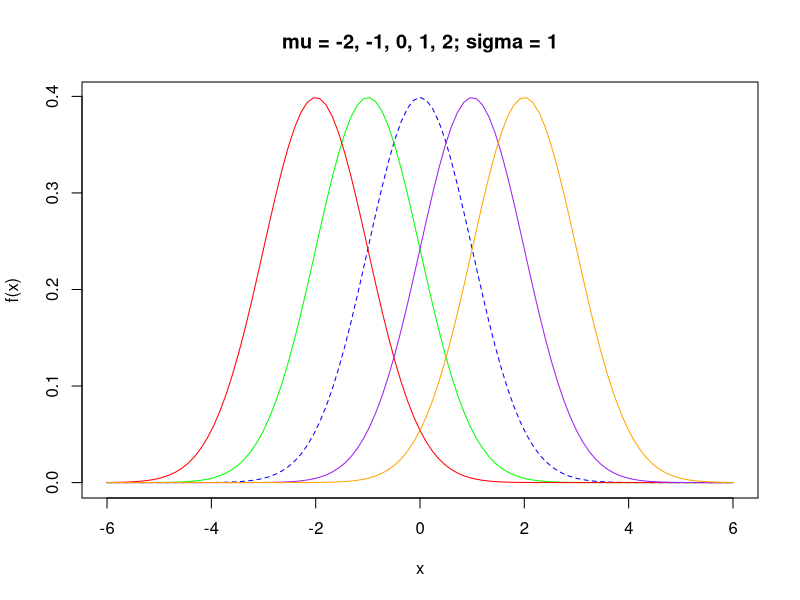
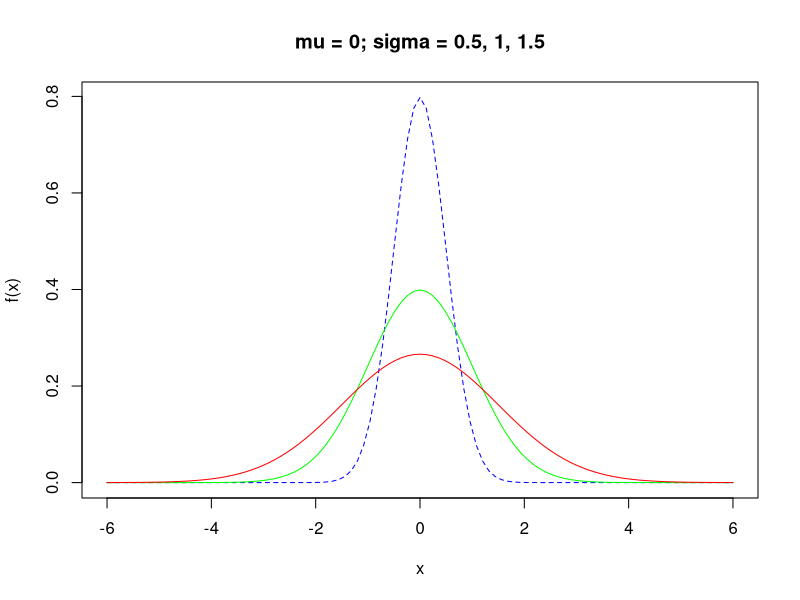
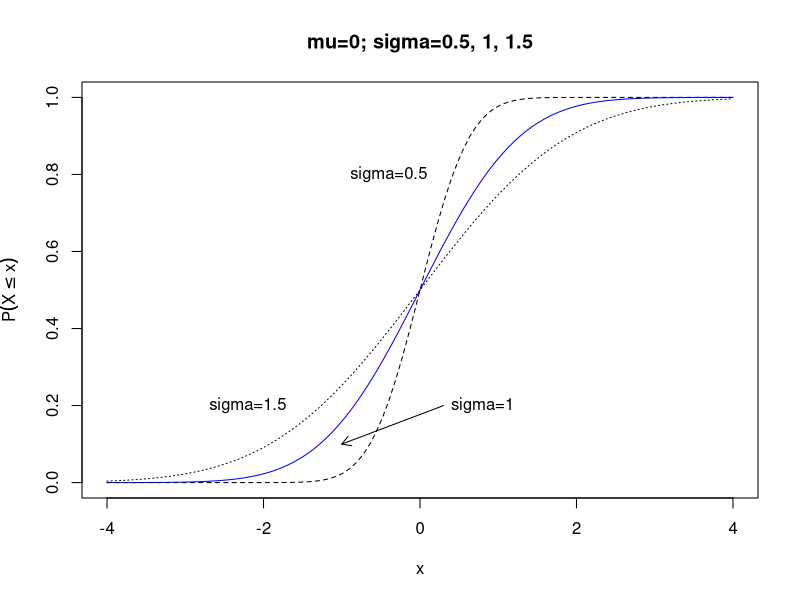
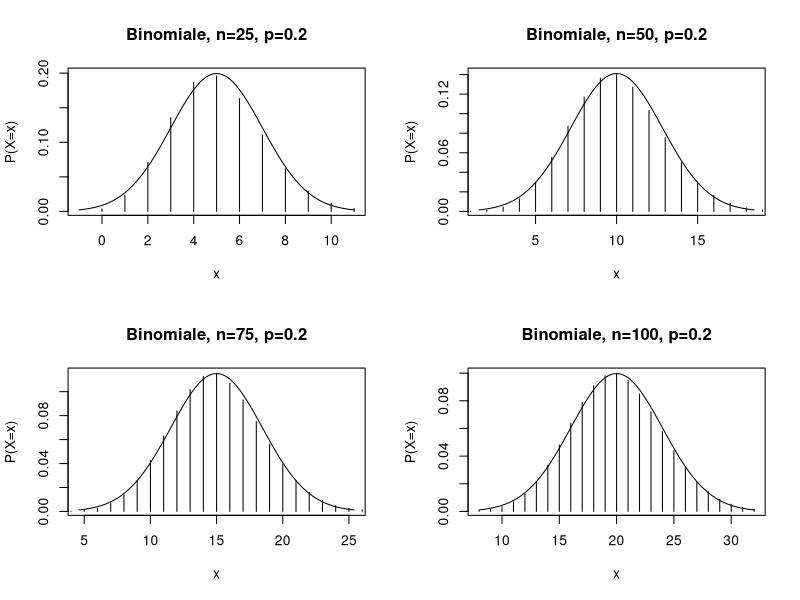
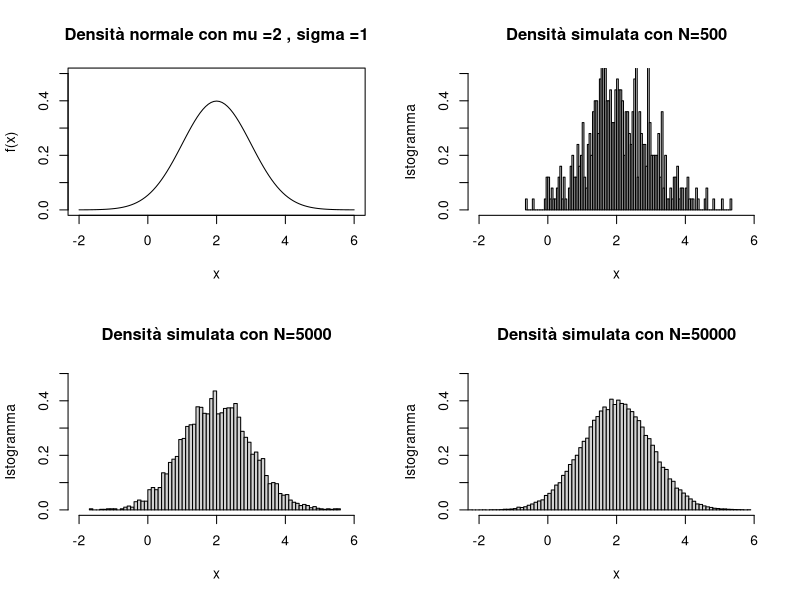
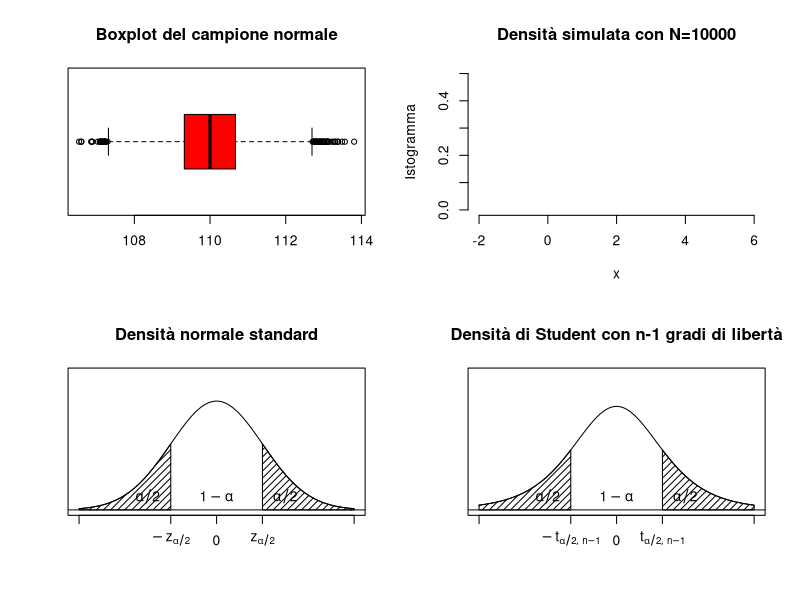
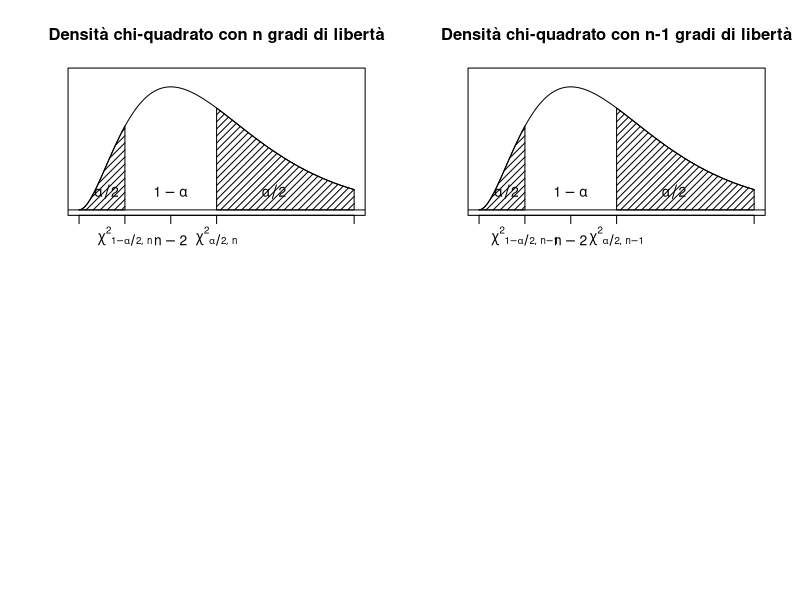

Source code (R) for these figures, in order:
## ---- chunk 1
knitr::opts_chunk$set(echo = TRUE)
## ---- chunk 2
x <- seq(from = -7.5, to = 7.55, by = 0.1)

curve(dnorm(x, mean= 0, sd = 1), from = -6, to= 6, xlab = "x", ylab="f(x)", main = "mu = -2, -1, 0, 1, 2; sigma = 1", col="blue", lty=2)
curve(dnorm(x, mean= -1, sd = 1), from = -6, to= 6, xlab = "x", ylab="f(x)",add = TRUE, col="green")
curve(dnorm(x, mean= -2, sd = 1), from = -6, to= 6, xlab = "x", ylab="f(x)",add = TRUE, col="red")
curve(dnorm(x, mean= 1, sd = 1), from = -6, to= 6, xlab = "x", ylab="f(x)",add = TRUE, col="purple")
curve(dnorm(x, mean= 2, sd = 1), from = -6, to= 6, xlab = "x", ylab="f(x)",add = TRUE, col="orange")
## ---- chunk 3
curve(dnorm(x, mean= 0, sd = 0.5), from = -6, to= 6, xlab = "x", ylab="f(x)", main = "mu = 0; sigma = 0.5, 1, 1.5", col="blue", lty=2)
curve(dnorm(x, mean= 0, sd = 1), from = -6, to= 6, xlab = "x", ylab="f(x)",add = TRUE, col="green")
curve(dnorm(x, mean= 0, sd = 1.5), from = -6, to= 6, xlab = "x", ylab="f(x)",add = TRUE, col="red")
## ---- chunk 4
curve(pnorm(x, mean = 0, sd = 0.5), from=-4, to=4, xlab = "x", ylab = expression(P(X<=x)), main="mu=0; sigma=0.5, 1, 1.5", lty=2)
text(-0.4, 0.8, "sigma=0.5")
curve(pnorm(x, mean=0, sd=1), add = TRUE, col="blue")
arrows(-1,0.1,0.3,0.2,code = 1,length = 0.10)
text(0.8, 0.2, "sigma=1")
curve(pnorm(x, mean=0, sd=1.5), add = TRUE, lty=3)
text(-2.2,0.2,"sigma=1.5")
## ---- chunk 5
pnorm(3,mean = 0, sd = 1) - pnorm(-3, mean = 0, sd = 1)
## ---- chunk 6
z<-c(0,0.25,0.5,0.75,1)
qnorm(z,mean=0, sd=1)
## ---- chunk 7
par(mfrow=c(2,2))
p<-0.2
q<-1-p
x<-0:25
n<-25
curve(dnorm(x, n*p, sqrt(n*p*q)), from=n*p-3*sqrt(n*p*q), to=n*p+3*sqrt(n*p*q), xlab="x", ylab="P(X=x)", main="Binomiale, n=25, p=0.2")
lines(x, dbinom(x,n,0.2), type="h")
x<-0:50
n<-50
curve(dnorm(x, n*p, sqrt(n*p*q)), from=n*p-3*sqrt(n*p*q), to=n*p+3*sqrt(n*p*q), xlab="x", ylab="P(X=x)", main="Binomiale, n=50, p=0.2")
lines(x, dbinom(x,n,0.2), type="h")

x<-0:75
n<-75
curve(dnorm(x, n*p, sqrt(n*p*q)), from=n*p-3*sqrt(n*p*q), to=n*p+3*sqrt(n*p*q), xlab="x", ylab="P(X=x)", main="Binomiale, n=75, p=0.2")
lines(x, dbinom(x,n,0.2), type="h")

x<-0:100
n<-100
curve(dnorm(x, n*p, sqrt(n*p*q)), from=n*p-3*sqrt(n*p*q), to=n*p+3*sqrt(n*p*q), xlab="x", ylab="P(X=x)", main="Binomiale, n=100, p=0.2")
lines(x, dbinom(x,n,0.2), type="h")
## ---- chunk 8
par ( mfrow = c (2 ,2) )
curve(dnorm(x,mean=2,sd =1),from=-2, to=6 , xlab="x", ylab="f(x)",
ylim = c (0 ,0.5) , main = " Densità normale con mu =2 , sigma =1 " )

sim1<-rnorm(500,mean=2,sd =1)
hist ( sim1 , freq =F , xlim = c ( -2 ,6) , ylim = c (0 ,0.5) , breaks =100 , xlab = " x " ,
ylab = " Istogramma " , main = " Densità simulata con N=500 " )

sim2 <- rnorm (5000 , mean =2 , sd =1)
hist ( sim2 , freq =F , xlim = c ( -2 ,6) , ylim = c (0 ,0.5) , breaks =100 , xlab = " x " ,
ylab = " Istogramma " , main = " Densità simulata con N=5000 " )

sim3 <- rnorm (50000 , mean =2 , sd =1)
hist ( sim3 , freq =F , xlim = c ( -2 ,6) , ylim = c (0 ,0.5) , breaks =100 , xlab = " x " ,
ylab = "Istogramma" , main = " Densità simulata con N=50000 " )
## ---- chunk 9
campione <- rnorm(10000, mean = 110, sd = 1)
## ---- chunk 10
mean(campione)
## ---- chunk 11
var(campione)
## ---- chunk 12
sd(campione)
## ---- chunk 13
quantile(campione)
## ---- chunk 14
boxplot(campione, horizontal = T, main="Boxplot del campione normale", col="red")
## ---- chunk 15
hist ( campione , freq =F , xlim = c (-2,6) , ylim = c (0 ,0.5) , breaks =100 , xlab = " x " ,ylab = "Istogramma" , main = " Densità simulata con N=10000 " )
## ---- chunk 16
stimaMeanMomenti <- mean(campione)
stimaMeanMomenti
## ---- chunk 17
stimaVarMomenti <- (length(campione)-1) * var(campione)/length(campione)
stimaVarMomenti
## ---- chunk 18
curve(dnorm (x,mean=0,sd=1) ,from=-3, to=3, axes=FALSE ,ylim=c(0 ,0.5) ,
xlab="",ylab="",main="Densità normale standard")
text (0,0.05, expression (1- alpha))
axis(1,c(-3,-1,0,1,3) ,c("",expression (-z[alpha /2]) ,
0, expression (z[alpha /2]) ,""))
vals <-seq(-3,-1, length =100)
x<-c(-3,vals ,-1,-3)
y<-c(0, dnorm(vals) ,0,0)
polygon (x,y,density =20, angle =45)
vals <-seq(1,3, length =100)
x<-c(1,vals ,3,1)
y<-c(0, dnorm(vals) ,0,0)
polygon (x,y,density =20, angle =45)
abline (h=0)
text (-1.5,0.05, expression (alpha/2))
text (1.5 ,0.05 , expression (alpha/2))
box ()
## ---- chunk 19
alpha <- 1-0.95

n<-length(campione)

#limite inferiore
mean(campione)-qnorm(1-alpha/2, mean=0, sd=1)*8/sqrt(n)
## ---- chunk 20
#limite superiore
mean(campione)+qnorm(1-alpha/2, mean=0, sd=1)*8/sqrt(n)
## ---- chunk 21
curve(dt(x,df =5) ,from=-3, to=3, axes=FALSE ,ylim=c(0 ,0.5) ,xlab="",
ylab="",main="Densità di Student con n-1 gradi di libertà")
text(0,0.05, expression (1- alpha ))
axis(1,c(-3,-1,0,1,3) ,c("",expression (-t[list(alpha/2,n-1) ]) ,0,
expression (t[list(alpha/2,n-1) ]),""))
vals <-seq(-3,-1, length =100)
x<-c(-3,vals ,-1,-3)
y<-c(0,dt(vals ,df=5) ,0,0)
polygon (x,y,density =20, angle =45)
vals <-seq(1,3, length =100)
x<-c(1,vals ,3,1)
y<-c(0,dt(vals ,df=5) ,0,0)
polygon (x,y,density =20, angle =45)
abline (h=0)
text (-1.5,0.05, expression (alpha/2))
text (1.5 ,0.05 , expression (alpha/2))
box ()
## ---- chunk 22
alpha <- 1-0.95

ds <- sd(campione)
n <- length(campione)

#stima limite inferiore
mean(campione)-qt(1-alpha/2, df=n-1)*ds/sqrt(n)
## ---- chunk 23
#stima limite superiore
mean(campione)+qt(1-alpha/2, df=n-1)*ds/sqrt(n)
## ---- chunk 24
curve(dchisq (x,df=6) ,from=0, to=12, axes=FALSE ,ylim=c(0 ,0.15),
xlab="",ylab="",main="Densità chi-quadrato con n gradi di libertà")
text (4,0.02, expression (1- alpha))
axis(1,c(0,2,4,6,12) ,c("",expression ({ chi ^2}[ list(1- alpha/2,n)]),expression (n-2) ,expression ({chi ^2}[ list(alpha /2,n)]),""))
vals <-seq(0,2, length =100)
x<-c(0,vals ,2,0)
y<-c(0, dchisq (vals ,df=6) ,0,0)
polygon (x,y,density =20, angle =45)
vals <-seq (6,12, length =100)
x<-c(6,vals ,12 ,6)
y<-c(0, dchisq (vals ,df=6) ,0,0)
polygon (x,y,density =20, angle =45)
abline (h=0)
text (1.2 ,0.02 , expression (alpha /2))
text (8.5 ,0.02 , expression (alpha /2))
box ()
## ---- chunk 25
alpha <- 1-0.95
n <-length(campione)
mu <- 2

#limite inferiore
((n-1)*var (campione)+n*(mean(campione)-mu)**2)/qchisq(1- alpha/2,df=n)
## ---- chunk 26
#limite superiore
((n-1)*var (campione)+n*(mean(campione)-mu)**2)/qchisq(alpha/2,df=n)
## ---- chunk 27
curve(dchisq (x,df=6) ,from=0, to=12, axes=FALSE ,ylim=c(0 ,0.15),
xlab="",ylab="",main="Densità chi-quadrato con n-1 gradi di libertà")
text(4,0.02, expression (1- alpha ))
axis(1,c(0,2,4,6,12) ,c("",expression ({chi ^2}[ list(1- alpha/2,n-1) ]),expression (n-2) ,expression ({chi ^2}[ list(alpha /2,n-1) ]),""))
vals <-seq(0,2, length =100)
x<-c(0,vals ,2,0)
y<-c(0, dchisq (vals ,df=6) ,0,0)
polygon (x,y,density =20, angle =45)
vals <-seq (6,12, length =100)
x<-c(6,vals ,12 ,6)
y<-c(0, dchisq(vals ,df =6) ,0,0)
polygon (x,y,density =20, angle =45)
abline (h=0)
text (1.2 ,0.02 , expression (alpha/2))
text (8.5 ,0.02 , expression (alpha/2))
box ()
## ---- chunk 28
alpha <- 1-0.95
n <- length(campione)

#stima del limite inferiore
(n-1)*var(campione)/qchisq (1- alpha/2,df=n-1)
## ---- chunk 29
#stima del limite superiore
(n-1)*var(campione)/qchisq (alpha/2,df=n-1)
## ---- chunk 30
campione2 <- rnorm(11000, mean = 100, sd = 1.5)
## ---- chunk 31
mean(campione2)
## ---- chunk 32
var(campione2)
## ---- chunk 33
sd(campione2)
## ---- chunk 34
quantile(campione2)
## ---- chunk 35
alpha <- 1 - 0.95

ncamp1 <- length(campione)
ncamp2 <- length(campione2)

meancamp1 <- mean(campione)
meancamp2 <- mean(campione2)

sigmacamp1 <- 1
sigmacamp2 <- 2.25

#limite inferiore

meancamp1-meancamp2 -qnorm (1- alpha/2,mean=0, sd=1)*sqrt(sigmacamp1 ^2/ncamp1+sigmacamp2 ^2/ncamp2)

## ---- chunk 36
#limite superiore
meancamp1-meancamp2 + qnorm (1- alpha/2,mean=0, sd=1)*sqrt(sigmacamp1 ^2/ncamp1+sigmacamp2 ^2/ncamp2)
## ---- chunk 37
alpha <- 1 - 0.95

ncamp1 <- length(campione)
ncamp2 <- length(campione2)

meancamp1 <- mean(campione)
meancamp2 <- mean(campione2)

sigmacamp1 <- sd(campione)
sigmacamp2 <- sd(campione2)

#limite inferiore
meancamp1-meancamp2 -qnorm (1- alpha/2,mean=0, sd=1)*sqrt(sigmacamp1 ^2/ncamp1+sigmacamp2 ^2/ncamp2)
## ---- chunk 38
#limite superiore
meancamp1-meancamp2 + qnorm (1- alpha/2,mean=0, sd=1)*sqrt(sigmacamp1 ^2/ncamp1+sigmacamp2 ^2/ncamp2)
